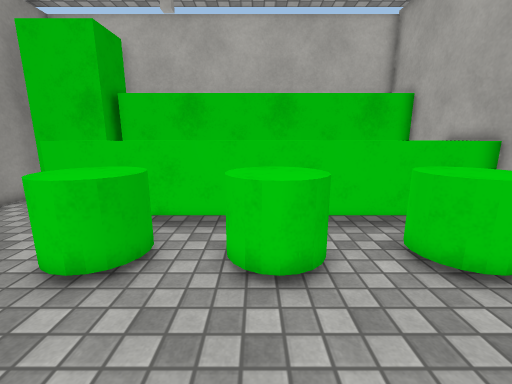
view 1 (above)

16 first-person views from a walk through a Unity game level. The camera is 1.3 m above the floor, tilts 12° down and sees 90° across. The floor is counted in squares, 0.43 m on a side. Each view is taken from the middle of a square. On the plan, view 1 faces up. The plan holds only what a view shows up to about 19 squares ahead; the rest is blank. The place goes on beyond the plan. The player is left out. Surface patterns are stand-ins for the level's own textures.

view 2
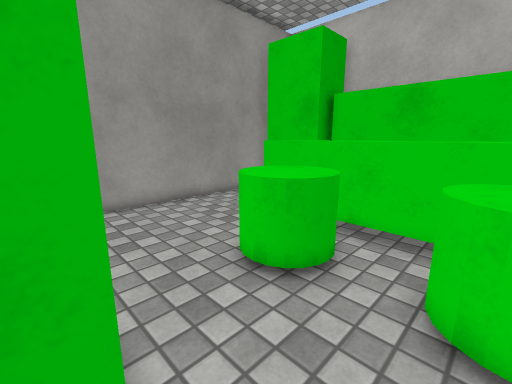

view 3
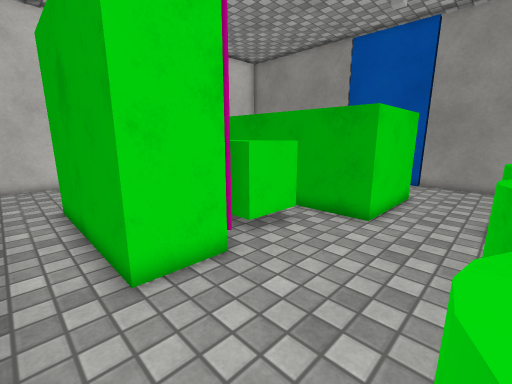

view 4
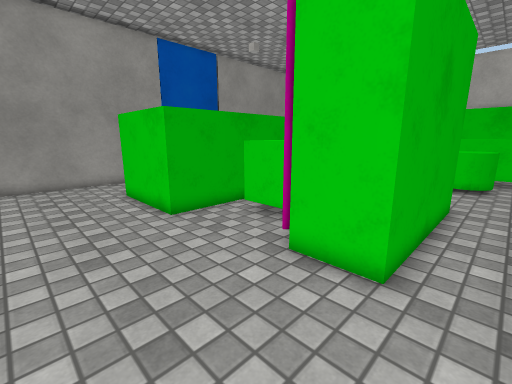

view 5
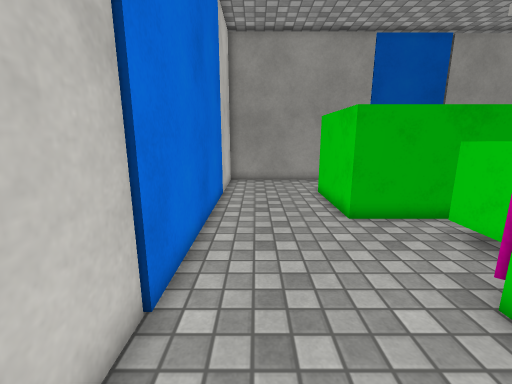

view 6
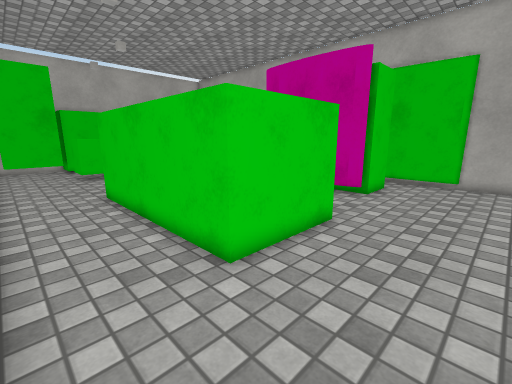

view 7
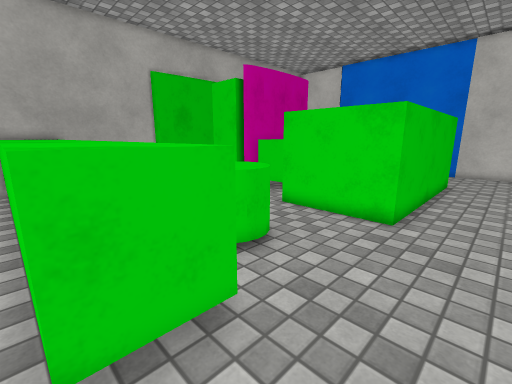

view 8
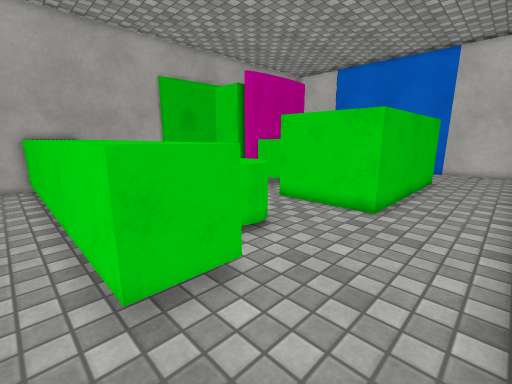

view 9
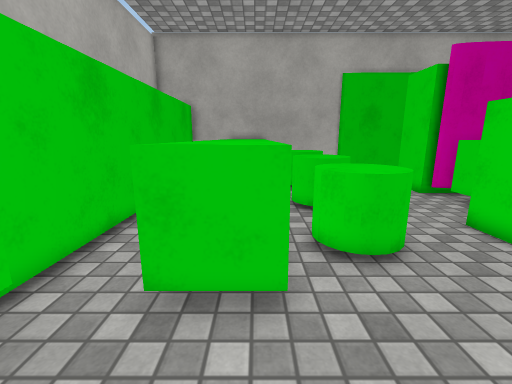

view 10
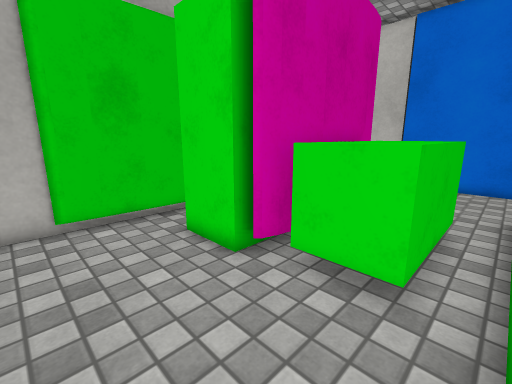

view 11
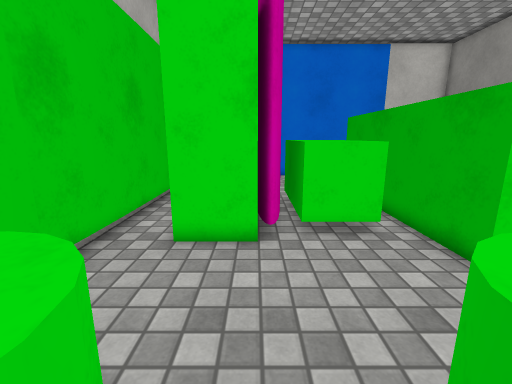

view 12
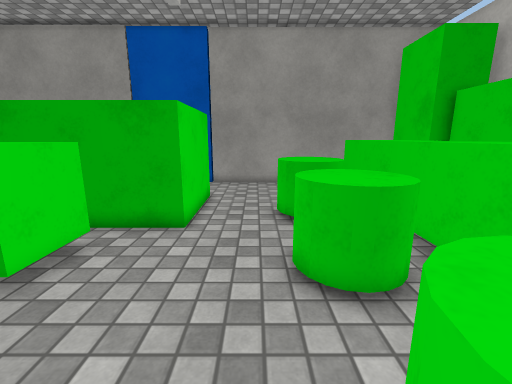

view 13
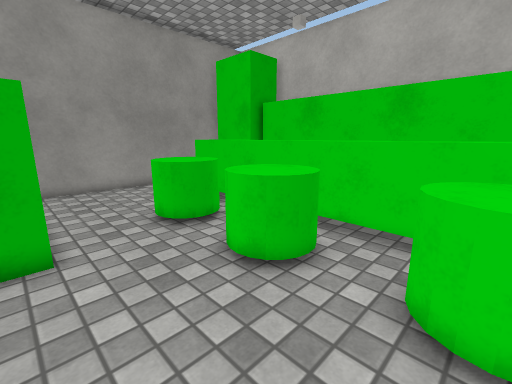

view 14
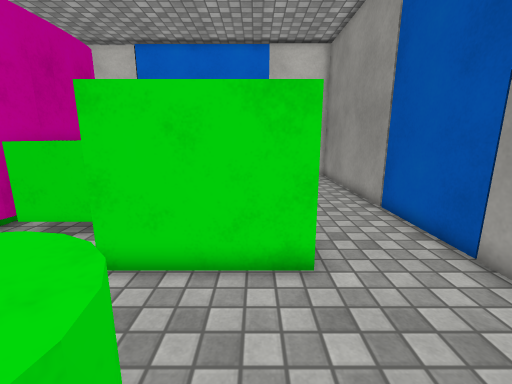

view 15
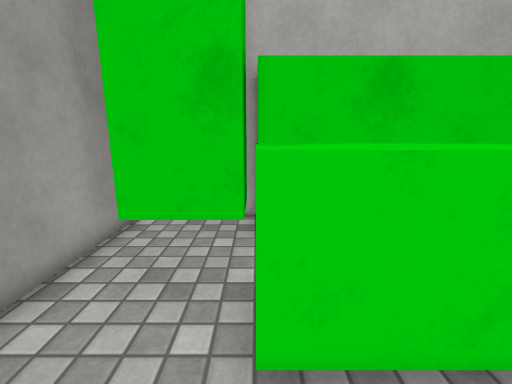

view 16
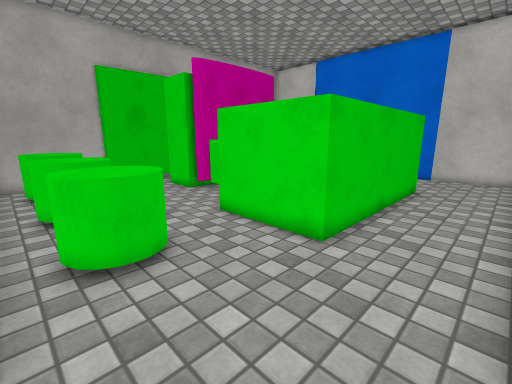

### Floor plan
Key: @ floor where view 1 was taken; # wall or solid block; . floor; ^ raised ledge; B green block; C green cylinder.
Columns run from 12 left of view 1 to 8 right of it. Each row starts with its distance up from view 1.
 16      #
 15      #
 14 #    ################
 13 #BBBBB.....         #
 12 #...................#
 11 #....^^^^^^^^^^^^^^^^
 10 #....^^^^^^^^^^^^^^ ^
  9 #....^^^^^^^^^^^^^^^^
  8 #...................#
  7 #......CCC.CCCC.CCC.#
  6 #......CCC.CCCC.CCC.#
  5 #......CCC..CC..CCC.#
  4 #...................#
  3 #...................#
  2 #...................#
  1 #....^^^^^..........#
  0 #....^   ^..@..###..#
 -1 #....^   ^.BBB####..#
 -2 #....^   ^.BBB####..#
 -3 #....^   ^.BB #  #..#
 -4 #....^   ^.BBB#  #..#
 -5 #....^   ^.BBB#  #..#
 -6 #....^   ^.BBB#  #..#
 -7 #....^   ^....####..#
 -8 #....^^^^^.....###..#
 -9 #...................#
-10 #...................#
-11 #...................#
-12 #...................#
-13 #...................#
-14 #####################

Positions as (right, up) in squares from view 1, and headings:
1: (0, 0), facing up
2: (0, 1), facing up-left
3: (7, 5), facing down-left
4: (7, -13), facing up-left
5: (7, -12), facing left
6: (-11, -13), facing up-right
7: (-10, 11), facing down-right
8: (-11, 12), facing down-right
9: (-11, 9), facing right
10: (-2, 4), facing down-right
11: (3, 7), facing down
12: (6, 4), facing left
13: (5, 1), facing up-left
14: (-6, 7), facing down
15: (-7, 6), facing up
16: (-11, 8), facing down-right
